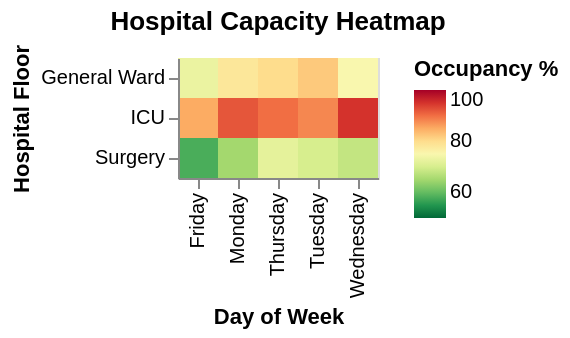

The Vega-Lite source for this figure:
### Vega-Lite specification from a JSON file in a GitHub repository (floating-point values rounded to 4 significant figures)
{"$schema": "https://vega.github.io/schema/vega-lite/v5.json", "description": "Hospital bed capacity utilization", "data": {"values": [{"floor": "ICU", "day": "Monday", "occupancy": 92}, {"floor": "ICU", "day": "Tuesday", "occupancy": 88}, {"floor": "ICU", "day": "Wednesday", "occupancy": 95}, {"floor": "ICU", "day": "Thursday", "occupancy": 90}, {"floor": "ICU", "day": "Friday", "occupancy": 85}, {"floor": "General Ward", "day": "Monday", "occupancy": 78}, {"floor": "General Ward", "day": "Tuesday", "occupancy": 82}, {"floor": "General Ward", "day": "Wednesday", "occupancy": 75}, {"floor": "General Ward", "day": "Thursday", "occupancy": 80}, {"floor": "General Ward", "day": "Friday", "occupancy": 73}, {"floor": "Surgery", "day": "Monday", "occupancy": 65}, {"floor": "Surgery", "day": "Tuesday", "occupancy": 70}, {"floor": "Surgery", "day": "Wednesday", "occupancy": 68}, {"floor": "Surgery", "day": "Thursday", "occupancy": 72}, {"floor": "Surgery", "day": "Friday", "occupancy": 58}]}, "mark": "rect", "encoding": {"x": {"field": "day", "type": "ordinal", "axis": {"title": "Day of Week"}}, "y": {"field": "floor", "type": "ordinal", "axis": {"title": "Hospital Floor"}}, "color": {"field": "occupancy", "type": "quantitative", "scale": {"scheme": "redyellowgreen", "domain": [50, 100], "reverse": true}, "legend": {"title": "Occupancy %"}}, "tooltip": [{"field": "floor", "type": "ordinal"}, {"field": "day", "type": "ordinal"}, {"field": "occupancy", "type": "quantitative", "title": "Occupancy %", "format": ".0f"}]}, "title": "Hospital Capacity Heatmap"}
